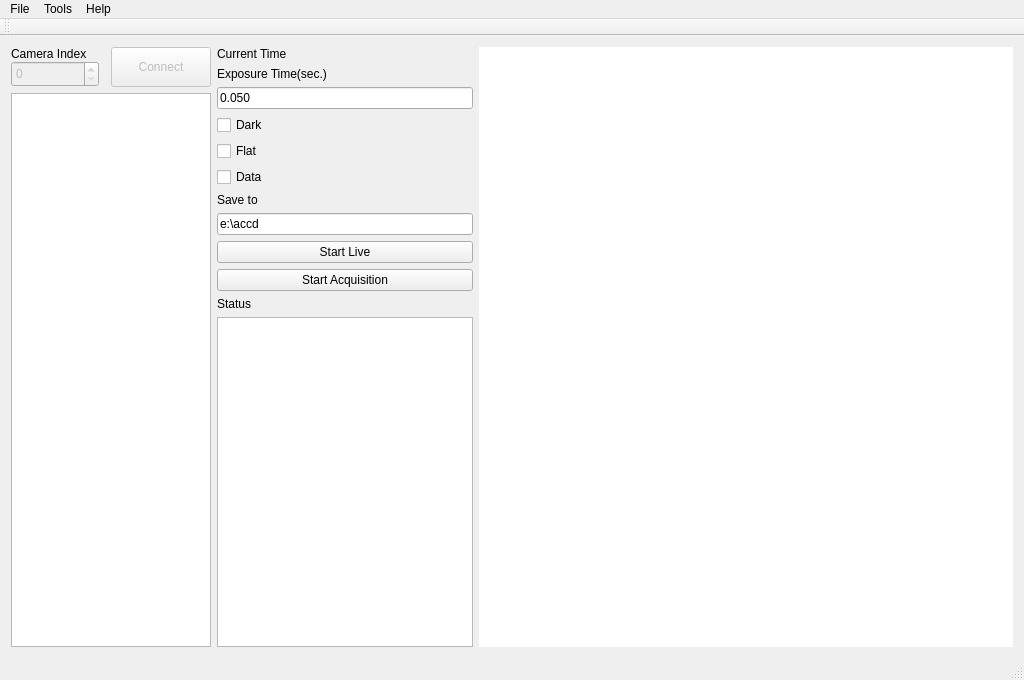
<?xml version="1.0" encoding="UTF-8"?>
<ui version="4.0">
 <class>MainWindow</class>
 <widget class="QMainWindow" name="MainWindow">
  <property name="geometry">
   <rect>
    <x>0</x>
    <y>0</y>
    <width>1024</width>
    <height>680</height>
   </rect>
  </property>
  <property name="sizePolicy">
   <sizepolicy hsizetype="Fixed" vsizetype="Fixed">
    <horstretch>0</horstretch>
    <verstretch>0</verstretch>
   </sizepolicy>
  </property>
  <property name="windowTitle">
   <string>MainWindow</string>
  </property>
  <property name="toolTip">
   <string/>
  </property>
  <widget class="QWidget" name="centralWidget">
   <property name="enabled">
    <bool>true</bool>
   </property>
   <layout class="QHBoxLayout" name="horizontalLayout_2" stretch="3,0,8">
    <item>
     <layout class="QVBoxLayout" name="verticalLayout">
      <item>
       <layout class="QGridLayout" name="gridLayout">
        <property name="sizeConstraint">
         <enum>QLayout::SetDefaultConstraint</enum>
        </property>
        <property name="horizontalSpacing">
         <number>12</number>
        </property>
        <property name="verticalSpacing">
         <number>0</number>
        </property>
        <item row="1" column="0">
         <widget class="QSpinBox" name="spinBoxCameraIndex">
          <property name="enabled">
           <bool>false</bool>
          </property>
          <property name="sizePolicy">
           <sizepolicy hsizetype="Minimum" vsizetype="Minimum">
            <horstretch>0</horstretch>
            <verstretch>0</verstretch>
           </sizepolicy>
          </property>
         </widget>
        </item>
        <item row="0" column="0">
         <widget class="QLabel" name="label">
          <property name="sizePolicy">
           <sizepolicy hsizetype="Preferred" vsizetype="Fixed">
            <horstretch>0</horstretch>
            <verstretch>0</verstretch>
           </sizepolicy>
          </property>
          <property name="text">
           <string>Camera Index</string>
          </property>
         </widget>
        </item>
        <item row="0" column="1" rowspan="2">
         <widget class="QPushButton" name="pushButtonConnect">
          <property name="enabled">
           <bool>false</bool>
          </property>
          <property name="sizePolicy">
           <sizepolicy hsizetype="Fixed" vsizetype="Fixed">
            <horstretch>0</horstretch>
            <verstretch>0</verstretch>
           </sizepolicy>
          </property>
          <property name="minimumSize">
           <size>
            <width>100</width>
            <height>40</height>
           </size>
          </property>
          <property name="text">
           <string>Connect</string>
          </property>
          <property name="checkable">
           <bool>true</bool>
          </property>
          <property name="checked">
           <bool>false</bool>
          </property>
         </widget>
        </item>
       </layout>
      </item>
      <item>
       <widget class="QTreeView" name="propertyBrowserView">
        <property name="sizePolicy">
         <sizepolicy hsizetype="Expanding" vsizetype="Expanding">
          <horstretch>0</horstretch>
          <verstretch>0</verstretch>
         </sizepolicy>
        </property>
        <property name="minimumSize">
         <size>
          <width>200</width>
          <height>0</height>
         </size>
        </property>
        <property name="maximumSize">
         <size>
          <width>200</width>
          <height>16777215</height>
         </size>
        </property>
       </widget>
      </item>
     </layout>
    </item>
    <item>
     <layout class="QVBoxLayout" name="verticalLayout_2" stretch="0,0,0,0,0,0,0,0,0,0,0,0">
      <property name="sizeConstraint">
       <enum>QLayout::SetDefaultConstraint</enum>
      </property>
      <property name="bottomMargin">
       <number>0</number>
      </property>
      <item>
       <widget class="QLabel" name="label_time">
        <property name="sizePolicy">
         <sizepolicy hsizetype="Expanding" vsizetype="Fixed">
          <horstretch>0</horstretch>
          <verstretch>0</verstretch>
         </sizepolicy>
        </property>
        <property name="layoutDirection">
         <enum>Qt::LeftToRight</enum>
        </property>
        <property name="frameShape">
         <enum>QFrame::NoFrame</enum>
        </property>
        <property name="frameShadow">
         <enum>QFrame::Plain</enum>
        </property>
        <property name="text">
         <string>Current Time</string>
        </property>
       </widget>
      </item>
      <item>
       <widget class="QLabel" name="label_exposuretime">
        <property name="sizePolicy">
         <sizepolicy hsizetype="Preferred" vsizetype="Fixed">
          <horstretch>0</horstretch>
          <verstretch>0</verstretch>
         </sizepolicy>
        </property>
        <property name="text">
         <string>Exposure Time(sec.)</string>
        </property>
       </widget>
      </item>
      <item>
       <widget class="QLineEdit" name="lineEdit_exposuretime">
        <property name="text">
         <string>0.050</string>
        </property>
       </widget>
      </item>
      <item>
       <widget class="QCheckBox" name="checkBox_Dark">
        <property name="text">
         <string>Dark</string>
        </property>
       </widget>
      </item>
      <item>
       <widget class="QCheckBox" name="checkBox_Flat">
        <property name="text">
         <string>Flat</string>
        </property>
       </widget>
      </item>
      <item>
       <widget class="QCheckBox" name="checkBox_Data">
        <property name="text">
         <string>Data</string>
        </property>
       </widget>
      </item>
      <item>
       <widget class="QLabel" name="label_saveto">
        <property name="sizePolicy">
         <sizepolicy hsizetype="Preferred" vsizetype="Fixed">
          <horstretch>0</horstretch>
          <verstretch>0</verstretch>
         </sizepolicy>
        </property>
        <property name="text">
         <string>Save to</string>
        </property>
       </widget>
      </item>
      <item>
       <widget class="QLineEdit" name="lineEdit_saveto">
        <property name="text">
         <string>e:\accd</string>
        </property>
       </widget>
      </item>
      <item>
       <widget class="QPushButton" name="btnLive">
        <property name="sizePolicy">
         <sizepolicy hsizetype="Expanding" vsizetype="Fixed">
          <horstretch>0</horstretch>
          <verstretch>0</verstretch>
         </sizepolicy>
        </property>
        <property name="text">
         <string>Start Live</string>
        </property>
        <property name="checkable">
         <bool>true</bool>
        </property>
       </widget>
      </item>
      <item>
       <widget class="QPushButton" name="btnSnap">
        <property name="sizePolicy">
         <sizepolicy hsizetype="Expanding" vsizetype="Fixed">
          <horstretch>0</horstretch>
          <verstretch>0</verstretch>
         </sizepolicy>
        </property>
        <property name="text">
         <string>Start Acquisition</string>
        </property>
       </widget>
      </item>
      <item>
       <widget class="QLabel" name="label_status">
        <property name="sizePolicy">
         <sizepolicy hsizetype="Preferred" vsizetype="Fixed">
          <horstretch>0</horstretch>
          <verstretch>0</verstretch>
         </sizepolicy>
        </property>
        <property name="text">
         <string>Status</string>
        </property>
       </widget>
      </item>
      <item>
       <widget class="QTextEdit" name="textEdit_status">
        <property name="sizePolicy">
         <sizepolicy hsizetype="Preferred" vsizetype="Expanding">
          <horstretch>0</horstretch>
          <verstretch>0</verstretch>
         </sizepolicy>
        </property>
       </widget>
      </item>
     </layout>
    </item>
    <item>
     <widget class="QGraphicsView" name="graphicsView">
      <property name="sizePolicy">
       <sizepolicy hsizetype="Expanding" vsizetype="Expanding">
        <horstretch>1</horstretch>
        <verstretch>1</verstretch>
       </sizepolicy>
      </property>
      <property name="minimumSize">
       <size>
        <width>512</width>
        <height>512</height>
       </size>
      </property>
      <property name="cursor" stdset="0">
       <cursorShape>CrossCursor</cursorShape>
      </property>
      <property name="mouseTracking">
       <bool>false</bool>
      </property>
      <property name="autoFillBackground">
       <bool>false</bool>
      </property>
      <property name="frameShape">
       <enum>QFrame::NoFrame</enum>
      </property>
      <property name="sizeAdjustPolicy">
       <enum>QAbstractScrollArea::AdjustIgnored</enum>
      </property>
      <property name="backgroundBrush">
       <brush brushstyle="SolidPattern">
        <color alpha="255">
         <red>0</red>
         <green>0</green>
         <blue>0</blue>
        </color>
       </brush>
      </property>
     </widget>
    </item>
   </layout>
  </widget>
  <widget class="QMenuBar" name="menuBar">
   <property name="geometry">
    <rect>
     <x>0</x>
     <y>0</y>
     <width>1024</width>
     <height>22</height>
    </rect>
   </property>
   <widget class="QMenu" name="menuFile">
    <property name="title">
     <string>File</string>
    </property>
    <addaction name="actionSave"/>
    <addaction name="actionExit"/>
   </widget>
   <widget class="QMenu" name="menuServer">
    <property name="title">
     <string>Tools</string>
    </property>
    <addaction name="actionServer"/>
    <addaction name="actionDetect_Cameras"/>
   </widget>
   <widget class="QMenu" name="menuHelp">
    <property name="title">
     <string>Help</string>
    </property>
    <addaction name="actionAbout"/>
   </widget>
   <addaction name="menuFile"/>
   <addaction name="menuServer"/>
   <addaction name="menuHelp"/>
  </widget>
  <widget class="QToolBar" name="mainToolBar">
   <attribute name="toolBarArea">
    <enum>TopToolBarArea</enum>
   </attribute>
   <attribute name="toolBarBreak">
    <bool>false</bool>
   </attribute>
  </widget>
  <widget class="QStatusBar" name="statusBar"/>
  <action name="actionConnect">
   <property name="text">
    <string>Connect</string>
   </property>
  </action>
  <action name="actionServer">
   <property name="text">
    <string>Server</string>
   </property>
  </action>
  <action name="actionLogging">
   <property name="text">
    <string>Logging</string>
   </property>
  </action>
  <action name="actionSave">
   <property name="text">
    <string>Save</string>
   </property>
   <property name="shortcut">
    <string>Ctrl+S</string>
   </property>
  </action>
  <action name="actionExit">
   <property name="text">
    <string>Exit</string>
   </property>
   <property name="shortcut">
    <string>Ctrl+Q</string>
   </property>
  </action>
  <action name="actionAbout">
   <property name="text">
    <string>About</string>
   </property>
  </action>
  <action name="actionDetect_Cameras">
   <property name="text">
    <string>Detect Cameras</string>
   </property>
  </action>
 </widget>
 <layoutdefault spacing="6" margin="11"/>
 <resources/>
 <connections/>
</ui>
